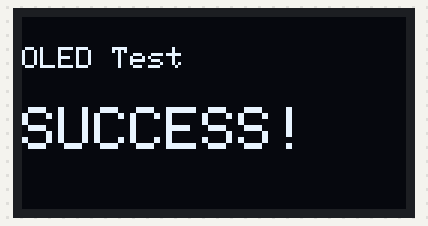
The sketch below on a simulated Arduino Uno, built with avr-gcc and run on an emulated ATmega328P. On the bench: 128×64 one-colour display. What the sketch prints to the serial monitor is not drawn.

Above: at 0.1 s.

The sketch:

oled.ino
```cpp
#include <Wire.h>
#include <Adafruit_GFX.h>
#include <Adafruit_SSD1306.h>

#define SCREEN_WIDTH 128
#define SCREEN_HEIGHT 64

Adafruit_SSD1306 display(SCREEN_WIDTH, SCREEN_HEIGHT, &Wire, -1);

void setup() {
  Serial.begin(9600);

  if (!display.begin(SSD1306_SWITCHCAPVCC, 0x3C)) {
    Serial.println("OLED not found!");
    while (1);
  }

  display.clearDisplay();

  display.setTextSize(1);
  display.setTextColor(SSD1306_WHITE);

  display.setCursor(0, 10);
  display.println("OLED Test");

  display.setTextSize(2);
  display.setCursor(0, 30);
  display.println("SUCCESS!");

  display.display();

  Serial.println("OLED Test Successful!");
}

void loop() {
}
```
